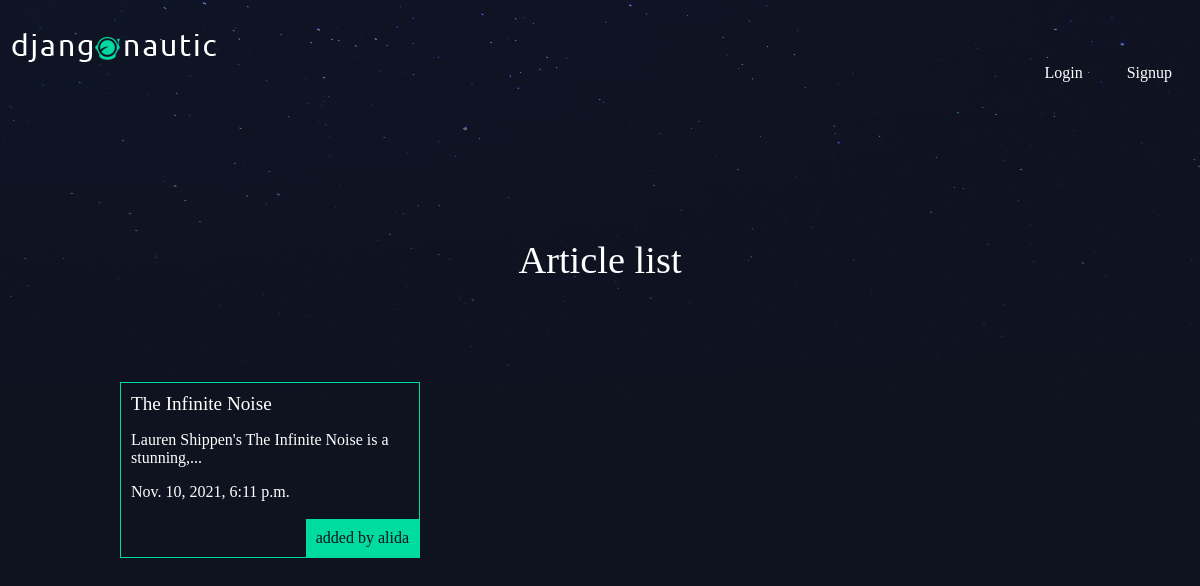
The app's page /articles/ with its own data.
### articles/models.py (models this page shows, shortened)
class Article(models.Model):
    title = models.CharField(max_length=100)
    slug = models.SlugField()
    body = models.TextField()
    date = models.DateTimeField(auto_now_add=True)
    thumb = models.ImageField(default='default.png', blank=True)
    author = models.ForeignKey(User, default=None, on_delete = models.DO_NOTHING)
    def snippet(self):
        if(len(self.body) < 50):
            return self.body
        return self.body[:50] + '...'

### articles/views.py (the view)
def article_list(request):
    articles = Article.objects.all().order_by('date')
    return render(request, 'articles/article_list.html', {'articles': articles})

### articles/templates/articles/article_list.html
{% extends 'base_layout.html'%}
{%block content %}
    <h1>Article list</h1>
    <div class = "articles">
        {%for article in articles%}
            <div class="article">
                <h2><a href="{% url 'articles:detail' slug=article.slug %}">{{article.title}}</a></h2>
                <p>{{article.snippet}}</p>
                <p>{{article.date}}</p>
                <p class="author">added by {{article.author.username}}</p>
            </div>
        {%endfor%}
    </div>
{% endblock %}

### assets/styles.css (style rules this page uses)
body { background-color: #0f121f; background-image: url(stars.png); background-repeat: no-repeat; color: #fff; }
body * { font-family: Ubuntu; }
h1, h2, h3, h4, h5 { font-weight: normal; margin: 0; }
a, a:hover, a:visited { color: #fff; text-decoration: none; }
div.wrapper h1 { text-align: center; margin: 100px auto; font-size: 2.4em; }
.articles { display: grid; grid-template-columns: 1fr 1fr 1fr; grid-gap: 30px; }
.article { padding: 10px; border: 1px solid #00dba0; position: relative; padding-bottom: 40px; }
.article h2 { font-size: 1.2em; }
.article .author { padding: 10px; background: #00dba0; position: absolute; right: 0; bottom: 0; margin: 0; color: #0f121f; }

### records on screen
Article: title "The Infinite Noise", snippet "Lauren Shippen's The Infinite Noise is a stunning,...", date "Nov. 10, 2021, 6:11 p.m.", author.username "alida"
